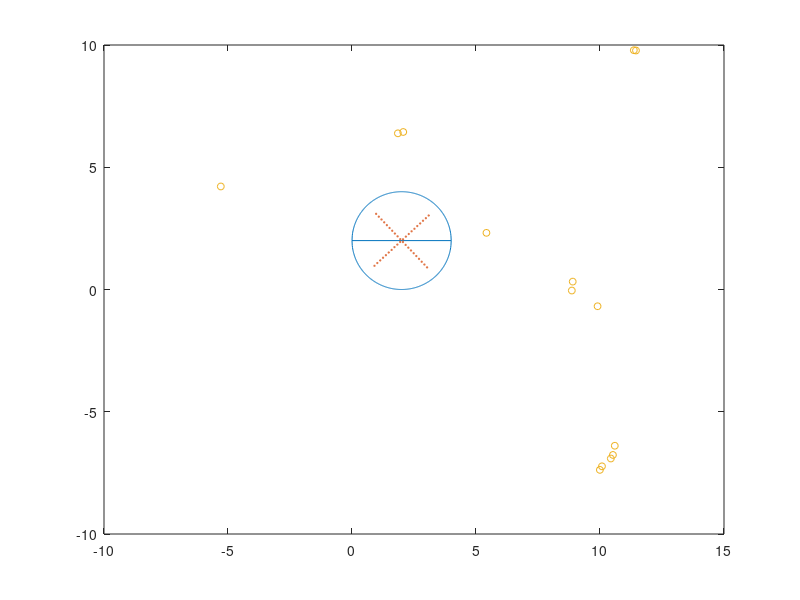

The MATLAB source for this figure:
clear,clc

l = 4;
umbral = 0.1;
n = 10; % Numero de particulas.
d = 2; % Numero de dimensiones.
t = 50; % Numero de pasos.
vel = 0.5; % Valor maximo de paso dimensional permitido. STIRRER
vel_p = zeros(1, n);
pos = unifrnd(0.2 * l, 0.8 * l, n, d); % 0.2 y 0.8 son valores arbitrarios para que las particulas esten dentro del molino. 
tam = 20 * ones(1, n); % Vector de tamaño para n particulas.
nmax = 100; % Maximo numero de particulas que pueden existir.
vel_stirr = 0.01*pi;
theta = zeros(1, n);
st_spacing = 20;

r_mill = 2;
r_st = 1.5;
x = 0: 0.01: 2*r_mill;
yup = sqrt(r_mill^2 - (x - r_mill).^2) + r_mill;
ydown = -1 * sqrt(r_mill^2 - (x - r_mill).^2) + r_mill;
mill = vertcat(horzcat(x',yup'),horzcat(x',ydown'));
%plot(mill(:, 1), mill(:, 2));
%hold on

%plot(pos(:, 1), pos(:, 2), 'o', 'markersize', 6);
%hold on

t1 = 0.25*pi;
t2 = 0.75*pi;
for i = 1:t
  plot(mill(:, 1), mill(:, 2));
  hold on
  for w= 1:n
    deltax = vel_p(w) * cosd(theta(w));
    deltay = vel_p(w) * sind(theta(w));
    delta = horzcat(deltax, deltay);
    pos(w,:) += delta;
  endfor
  theta_s1 = (linspace(t1, t1, st_spacing))';
  theta_s2 = (linspace(t2, t2, st_spacing))';
  r_stirr = (linspace(-r_st, r_st, st_spacing))';
  x_s1 = (r_stirr * cos(t1)) + r_mill;
  y_s1 = (r_stirr * sin(t1)) + r_mill;
  x_s2 = (r_stirr * cos(t2)) + r_mill;
  y_s2 = (r_stirr * sin(t2)) + r_mill;
  stirrer = vertcat(horzcat(x_s1,y_s1),horzcat(x_s2,y_s2));
  plot(stirrer(:, 1), stirrer(:, 2), 'o', 'markersize', 1);
  hold on 
  t1 += vel_stirr;
  t2 += vel_stirr;
  sz = size(stirrer);
  choque = [];
  contador = 0;
  sig = n + 1;
  for i = 1:n % Colisiones contra el stirrer para fragmentaciones. 
    for j = 1:sz(1)
      dis_ns = sqrt(sum((pos(i,:)-stirrer(j,:)).^2));
        if dis_ns <= umbral % Aqui ya existe una colision. 
          pos(i,:);
          stirrer(j,:);
          p = stirrer(j,:)-2;
          rad = sqrt(sum(p.^2));
          th = acosd(abs(p(1))/rad);
          if p(1)>0 && p(2)>0
            th += 0;
          endif
          if p(1)<0 && p(2)>0
            th = 180 - th;
          endif
          if p(1)<0 && p(2)<0
            th += 180;
          endif
          if p(1)>0 && p(2)<0
            th = 360 - th;
          endif
          theta(i) = th + 90;
          vel_p(i) = 0.25;
        endif
      dif = umbral - dis_ns;
        if rand() < dif / umbral % Fragmentacion aleatoria.
          ti = tam(i);
          if ti > 2
            tam(i) = 1 + randi(ti - 2); % El rompimiento deberia estar en funcion de algo, no debe ser aleatorio.
            fi = ti - tam(i);
            tam(sig) = fi;
            pos(sig, :) = pos(i, :);
            theta(sig) = theta(i) + 3;
            vel_p(sig) = 0.25;
            sig++;
          endif
        endif
    endfor 
  endfor
  n = sig - 1;
  plot(pos(:, 1), pos(:, 2), 'o', 'markersize', 5);
  pause(0.05)
  hold off
endfor
